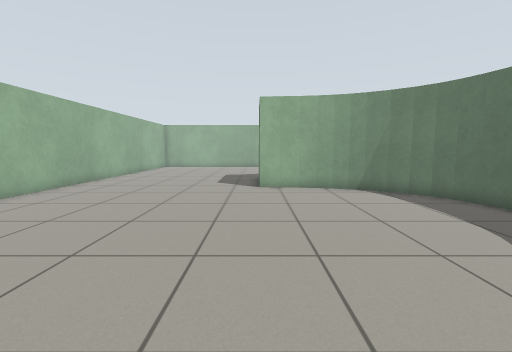
View 1 (above)

13 first-person views from a walk through a world built for the Gazebo simulator. The camera is 0.86 m above the floor, tilts 6° down and sees 90° across. The floor is counted in squares, 0.5 m on a side. Each view is taken from the middle of a square. On the plan, view 1 faces up. The plan holds only what a view shows up to about 14 squares ahead; the rest is blank. The place goes on beyond the plan.

View 2
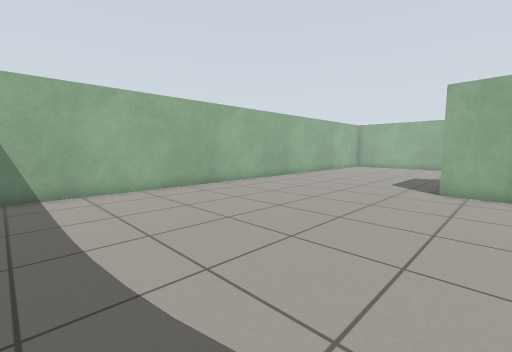

View 3
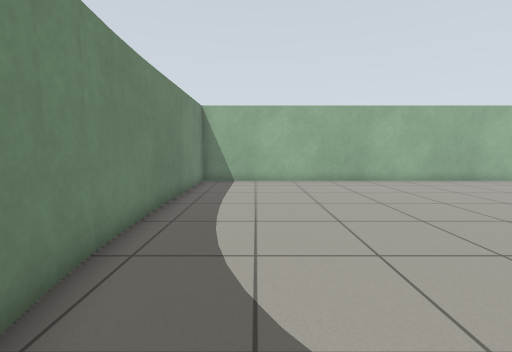

View 4
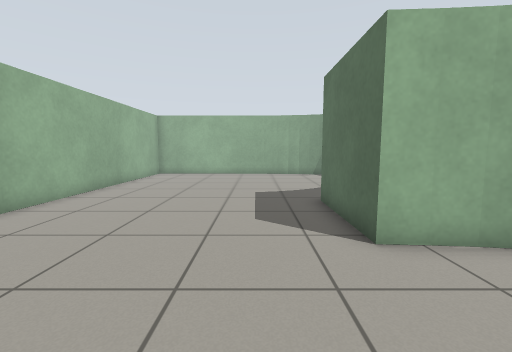

View 5
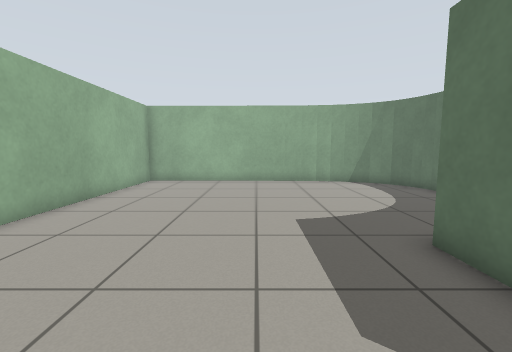

View 6
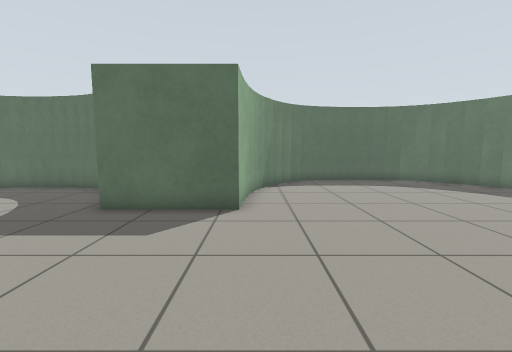

View 7
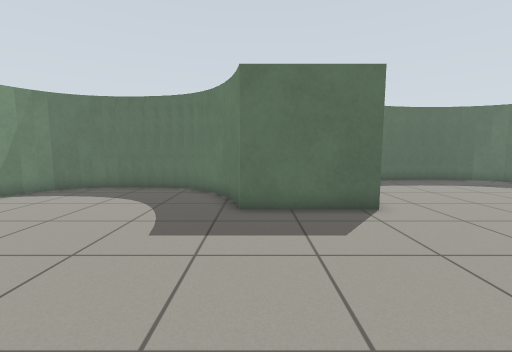

View 8
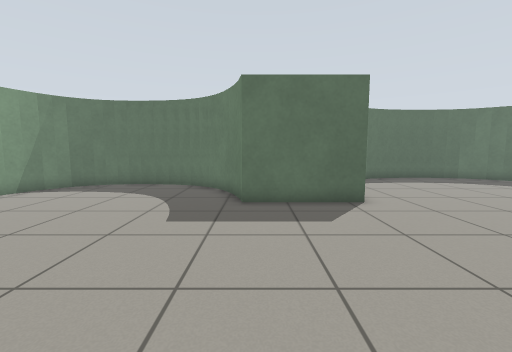

View 9
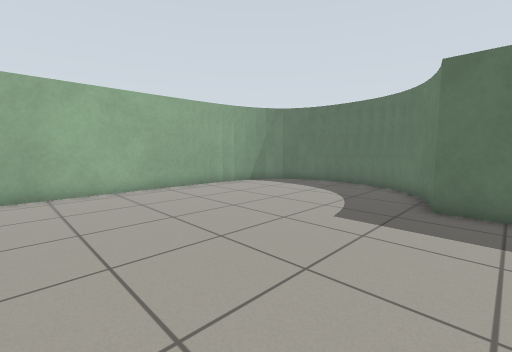

View 10
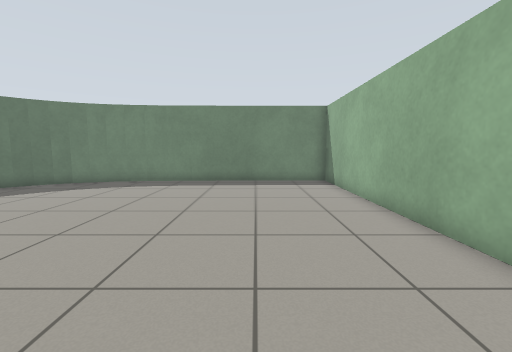

View 11
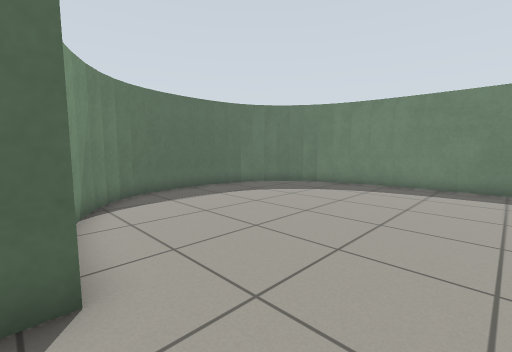

View 12
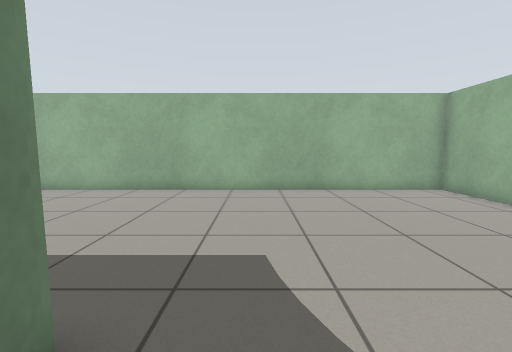

View 13
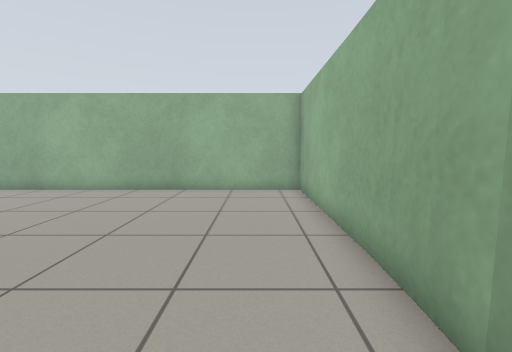

### Floor plan
Points are (right, up) in squares from view 1. A wall is a line through its corners. A room is listed if a view was taken in it or the views show most of it. See-through windows are left out.
Room 1 (views 1, 2, 3, 4, 5, 6, 7, 8, 9, 10, 11, 12, 13)
walls: (2.7, 11.3) (0.2, 11.5) (0.2, 15.4) (0.9, 15.6) (1.6, 15.8); (3.4, 11.1) (2.6, 11.3); (1.4, 15.8) (2.1, 16.1); (4, 10.9) (3.3, 11.1); (1.9, 16) (2.6, 16.3); (4.5, 10.6) (3.9, 10.9); (2.5, 16.3) (3.1, 16.7); (5.3, 10.2) (4.4, 10.7); (3, 16.7) (3.7, 17.3) (4.1, 18.1); (5.9, 9.7) (5.2, 10.2); (3.4, 17) (3.8, 17.6); (6.4, 9.2) (5.8, 9.7); (6.7, 8.6) (6.3, 9.2); (4, 18) (4.3, 18.7); (7, 7.9) (6.7, 8.7); (4.2, 18.6) (4.4, 19.3); (7.2, 7.1) (6.9, 8.1); (4.4, 19.2) (4.5, 21.2); (7.3, 6.3) (7.1, 7.3); (7.3, 4.5) (7.3, 6.4); (7.1, 3.8) (7.3, 4.6); (7, 3.1) (7.2, 3.8); (4.5, 21.1) (4.4, 21.8); (-3, -1) (1, -0.7); (0.8, -0.8) (2.8, -0.4); (6.7, 2.4) (7, 3.2); (2.6, -0.4) (3.6, -0.1); (6.4, 1.9) (6.8, 2.6); (4.2, 0.2) (5, 0.6); (4.4, 21.7) (4.2, 22.3); (3.5, -0.2) (4.3, 0.2); (6, 1.4) (6.4, 2); (5.4, 0.9) (6, 1.5); (4.9, 0.5) (5.5, 1); (4.3, 22.1) (4, 22.8) (3.5, 23.4); (4.1, 22.5) (3.7, 23.2) (3.1, 23.7); (3.2, 23.7) (2.7, 24); (2.8, 23.9) (2.2, 24.3); (2.3, 24.2) (1.5, 24.5); (1.7, 24.4) (1, 24.6) (0.1, 24.7); (0.2, 24.9) (-8.8, 24.9) (-8.8, -0.9) (-2.9, -0.9)

Where each view was taken, in squares from view 1:
view 1: 0 up, 0 right, facing up
view 2: 0 up, 2 right, facing up-left
view 3: 2 up, 5 right, facing left
view 4: 7 up, 2 left, facing up
view 5: 11 up, 3 left, facing up
view 6: 11 up, 7 left, facing right
view 7: 15 up, 7 left, facing right
view 8: 15 up, 8 left, facing right
view 9: 14 up, 8 left, facing up-right
view 10: 13 up, 5 left, facing down
view 11: 12 up, 3 left, facing down-right
view 12: 17 up, 2 right, facing left
view 13: 23 up, 2 right, facing left
